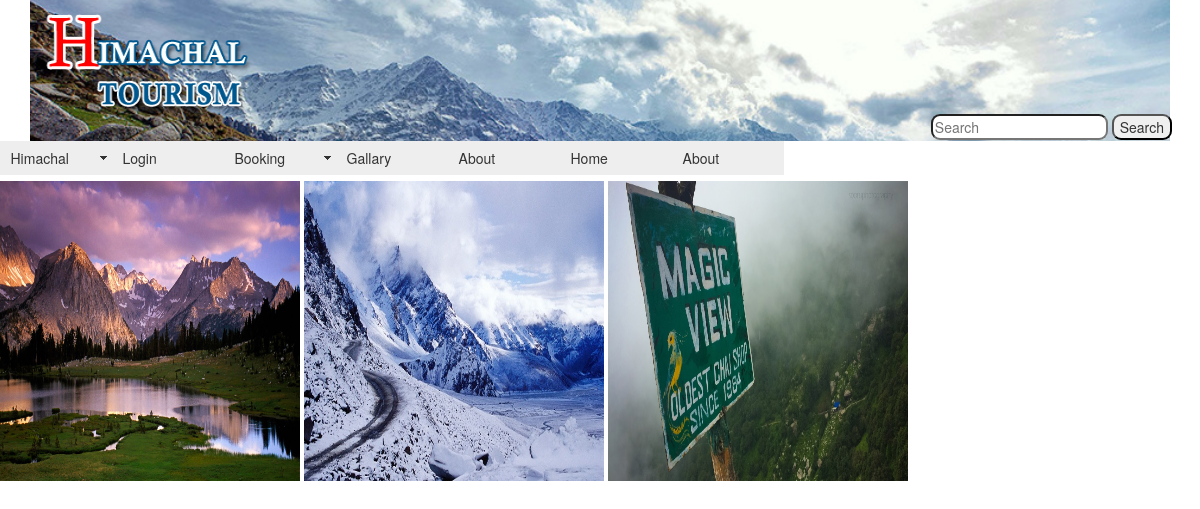
The page /php/gallary.php on the database its author committed.
### tables this page shows
CREATE TABLE `menu_items_tbl` (
  `id` int(200) NOT NULL,
  `items` varchar(250) NOT NULL,
  `items_path` varchar(200) NOT NULL
);

CREATE TABLE `pic_tbl` (
  `id` int(200) NOT NULL,
  `photo` varchar(100) NOT NULL
);

### php/gallary.php (the view, shortened to what this page needs)
<?php
include('header.php')?>
<div class="content">
   <?php include('home_menu.php')?>
   <br>
   <br>
   <?php
$con=mysqli_connect("localhost","root","","reg_db");
$query="select * from pic_tbl";
$c=mysqli_query($con,$query);
 while ($row=mysqli_fetch_array($c))
            {
				?>
				<img src="../admin/uploads/<?php echo $row['photo'];?>" alt="displpay picture " height="300" width="300">
            <?php
			}
            ?>

### php/header.php (shortened to what this page needs)
<!DOCTYPE html >
<html>
<head>
<link rel="stylesheet" type="text/css" href="../css/bootstrap.css">
<link rel="stylesheet" type="text/css" href="../css/nav.css">
<link href="SpryAssets/SpryMenuBarHorizontal.css" rel="stylesheet" type="text/css" />
</head>
<body>
<div class="container"style="width: 95%;">
  <div class="row" style="background-image:url(../images/2.png);background-size:cover;">
	<div class="col-md-3>"<a href="index.php"><img src="../images/logo.png" alt="Insert Logo Here" name="Insert_logo" width="320px" height="140" id="Insert_logo" style=" display:block;"> </a></div>
  <div class="col-md-6"></div>
	<div class="col-md-3" style="align:right;"><form action="searchaction.php" method="POST" style="margin-top: -26px;float:right;margin-right:-302px;border-radius:55px; ">
	<input type="text" placeholder="Search" name="search" style="border-radius: 9px;">
	<input type="Submit" value="Search" style="border-radius: 9px;"></form></div>
	</div>
	</div>

### php/home_menu.php (shortened to what this page needs)
<ul id="MenuBar1" class="MenuBarHorizontal">
     <li><a class="MenuBarItemSubmenu" href="#">Himachal</a>
     </li>
     <li>
  <?php
  if(isset($_SESSION['user']))
  {
  echo '<a href="logout.php">Logout</a>';
  }
  else
  {
	  echo '<a href="login.php">Login</a>';
  }
  ?>
  </li>
     <li><a class="MenuBarItemSubmenu" href="#">Booking</a>
     </li>
     <li><?php include('menulist.php')?>

### php/menulist.php
 <?php
$con=mysqli_connect("localhost","root","","menu_tbl");
$query="select * from menu_items_tbl";
$c=mysqli_query($con,$query);
 while ($row=mysqli_fetch_array($c))
            {
				?>
				<li><a href="<?php echo $row['items_path'];?>"><?php echo $row['items'];?></a></li>
            <?php
			}
            ?>
	</ul>

### css/nav.css (style rules this page uses)
a:link { color:#414958; }

### php/SpryAssets/SpryMenuBarHorizontal.css (style rules this page uses)
ul.MenuBarHorizontal { margin: 0; padding: 0; list-style-type: none; font-size: 100%; cursor: default; width: auto; }
ul.MenuBarHorizontal li { margin: 0; padding: 0; list-style-type: none; font-size: 100%; position: relative; text-align: left; cursor: pointer; width: 8em; float: left; }
ul.MenuBarHorizontal a { display: block; cursor: pointer; background-color: #EEE; padding: 0.5em 0.75em; color: #333; text-decoration: none; }
ul.MenuBarHorizontal a.MenuBarItemSubmenu { background-image: url(SpryMenuBarDown.gif); background-repeat: no-repeat; background-position: 95% 50%; }

### rows shown on the page
menu_items_tbl: items "Gallary"
menu_items_tbl: items "About"
menu_items_tbl: items "Home"
menu_items_tbl: items "About"
pic_tbl: photo (picture)
pic_tbl: photo (picture)
pic_tbl: photo (picture)
